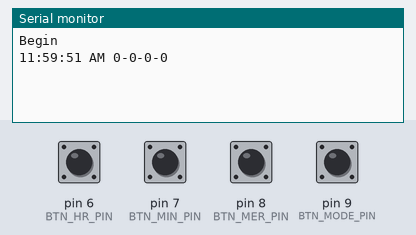
Recording of a program running on a simulated SparkFun Pro Micro, built with avr-gcc and run on an emulated ATmega32U4. On the bench: the last lines printed to the serial monitor. Inputs (shaded band) come from the test bench; at power-on: pin 6 (BTN_HR_PIN), pin 7 (BTN_MIN_PIN), pin 8 (BTN_MER_PIN), pin 9 (BTN_MODE_PIN) HIGH.

Above: at 1.2 s.
1.3 s: pin 6 (BTN_HR_PIN) pulled LOW for 0.15 s
At 2.7 s:
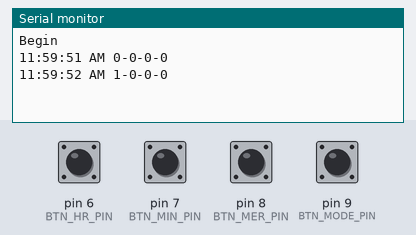
2.9 s: pin 7 (BTN_MIN_PIN) pulled LOW for 0.15 s
At 3.8 s:
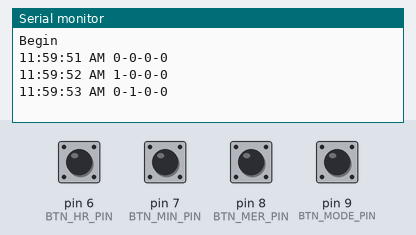
4.5 s: pin 8 (BTN_MER_PIN) pulled LOW for 0.15 s
At 5.8 s:
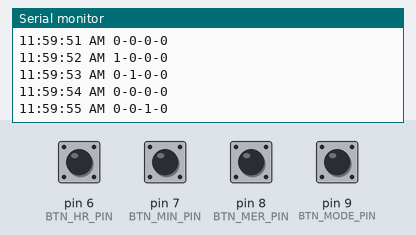
6.1 s: pin 9 (BTN_MODE_PIN) pulled LOW for 0.15 s
At 7.5 s:
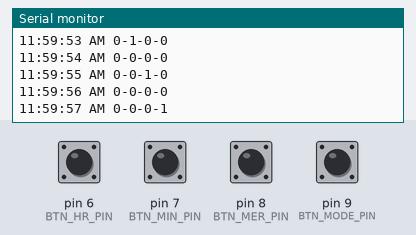
9.2 s: pin 6 (BTN_HR_PIN) pulled LOW for 1 s
At 10.8 s:
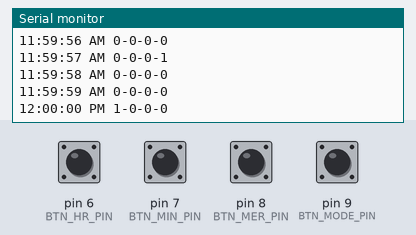
12.5 s: pin 7 (BTN_MIN_PIN) pulled LOW for 1 s
At 13.4 s:
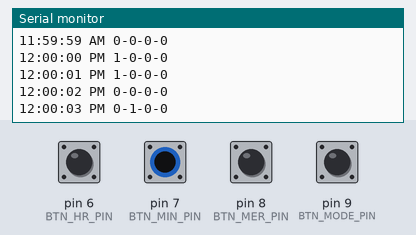

The program:

main.cpp
```cpp
// Including the required Arduino libraries
#include <MD_Parola.h>
#include <MD_MAX72xx.h>
#include <SPI.h>
#include <stdint.h>

// Uncomment according to your hardware type
#define HARDWARE_TYPE MD_MAX72XX::FC16_HW
//#define HARDWARE_TYPE MD_MAX72XX::GENERIC_HW

// Define size and output pins
#define MAX_DEVICES 4
#define CS_PIN 10

// Create a new instance of the MD_Parola class with hardware SPI connection
MD_Parola myDisplay = MD_Parola(HARDWARE_TYPE, CS_PIN, MAX_DEVICES);

// Define timekeeping data
uint8_t hour24;
uint8_t hour12;
uint8_t min;
uint8_t sec;

#define AM 0
#define PM 1

char merStr[] = "AM";
uint8_t mer;

//char timeStr[] = "HH:MM:SS AM";
char timeStr[] = "HH:MM:SS AM 0-0-0-0";

// Define input pins
#define BTN_HR_PIN   6
#define BTN_MIN_PIN  7
#define BTN_MER_PIN  8
#define BTN_MODE_PIN 9

uint8_t btnHrVal   = 0;
uint8_t btnMinVal  = 0;
uint8_t btnMerVal  = 0;
uint8_t btnModeVal = 0;

uint8_t count = 0;
bool printTime = false;

void read_buttons()
{

    btnHrVal   += !digitalRead(BTN_HR_PIN  );
    btnMinVal  += !digitalRead(BTN_MIN_PIN );
    btnMerVal  += !digitalRead(BTN_MER_PIN );
    btnModeVal += !digitalRead(BTN_MODE_PIN);

}

void reset_buttons()
{

    btnHrVal   = 0;
    btnMinVal  = 0;
    btnMerVal  = 0;
    btnModeVal = 0;

}

void set_buttons()
{

    btnHrVal   = (btnHrVal)   ? (1) : 0;
    btnMinVal  = (btnMinVal)  ? (1) : 0;
    btnMerVal  = (btnMerVal)  ? (1) : 0;
    btnModeVal = (btnModeVal) ? (1) : 0;

}

void time_keep()
{

    // Increment time
    sec++;

    if (sec >= 60)
    {
        sec = 0;
        min++;
    }

    if (min >= 60)
    {
        min = 0;
        hour24++;
    }

    if (hour24 >= 24)
    {
        hour24 = 0;
    }

    if (hour24 < 12)
    {
        mer = AM;
        merStr[0] = 'A';
        hour12 = (hour24 < 1) ? (12) : (hour24);
    }
    else // (hour24 >= 12)
    {
        mer = PM;
        merStr[0] = 'P';
        hour12 = (hour24 > 12) ? (hour24 - 12) : (hour24);
    }

}

void setup()
{

    // Intialize the object
    //myDisplay.begin();

    // Set the intensity (brightness) of the display (0-15)
    //myDisplay.setIntensity(0);

    // Clear the display
    //myDisplay.displayClear();
    //myDisplay.setTextAlignment(PA_LEFT);

    Serial.begin(9600);
    while (!Serial);
    Serial.println("Begin");

    // Initialize time keeping
    hour24 = 11;
    hour12 = 11;
    min    = 59;
    sec    = 50;

    // Setup input pins
    pinMode(BTN_HR_PIN  , INPUT_PULLUP);
    pinMode(BTN_MIN_PIN , INPUT_PULLUP);
    pinMode(BTN_MER_PIN , INPUT_PULLUP);
    pinMode(BTN_MODE_PIN, INPUT_PULLUP);

}

void loop()
{

    if (printTime)
    {
        // Build time str
        snprintf(timeStr, sizeof(timeStr), "%02u:%02u:%02u %s %u-%u-%u-%u",
        hour12, min, sec, merStr, btnHrVal, btnMinVal, btnMerVal, btnModeVal);
        //myDisplay.print(timeStr);
        Serial.println(timeStr);
        printTime = false;
        reset_buttons();
    }

    delay(100); // Run at 10 Hz
    count++;

    read_buttons();

    if (count >= 10)
    {
        time_keep();
        count = 0;
        printTime = true;
        set_buttons();
    }

}
```

Measured:
- after the input at 1.3 s, the serial monitor: prints a new line after 0.71 s (image 1)
- after the input at 2.9 s, the serial monitor: prints a new line after 0.11 s (image 2)
- after the input at 4.5 s, the serial monitor: prints a new line after 0.52 s (image 3)
- after the input at 6.1 s, the serial monitor: prints a new line after 0.92 s (image 4)
- after the input at 9.2 s, the serial monitor: prints a new line after 0.82 s (image 5)
- after the input at 12.5 s, the serial monitor: prints a new line after 0.52 s (image 6)
